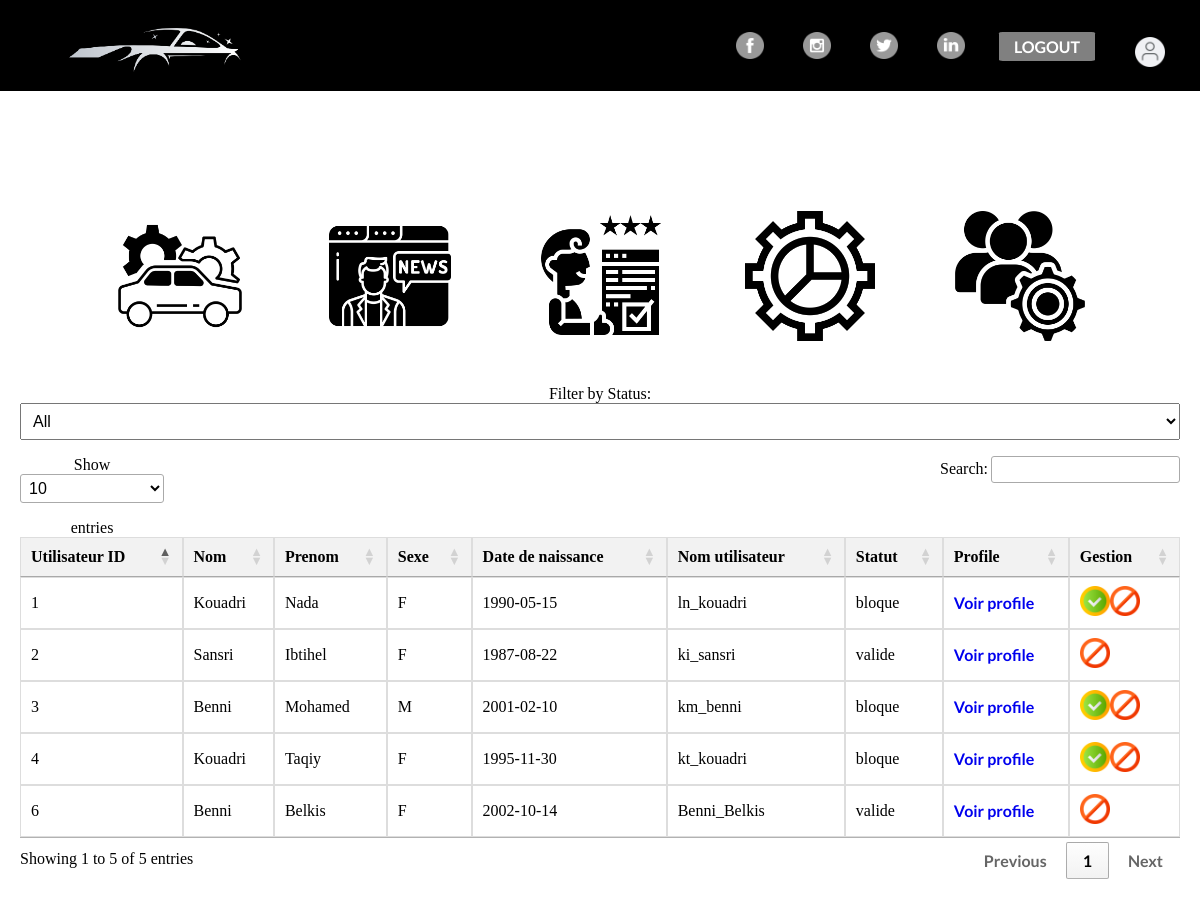
Page /index.php?action=admin&page=user (signed in) on the committed database.
### tables this page shows
CREATE TABLE IF NOT EXISTS `parameters` (
  `id` int NOT NULL AUTO_INCREMENT,
  `nom` varchar(255) DEFAULT NULL,
  `image_id` int DEFAULT NULL,
  `value` varchar(255) DEFAULT NULL,
  `param` int DEFAULT '0',
  PRIMARY KEY (`id`),
  KEY `image_id` (`image_id`)
);

CREATE TABLE IF NOT EXISTS `image` (
  `id` int NOT NULL AUTO_INCREMENT,
  `lien` text,
  PRIMARY KEY (`id`)
);

CREATE TABLE IF NOT EXISTS `utilisateur` (
  `id` int NOT NULL AUTO_INCREMENT,
  `nom` varchar(255) DEFAULT NULL,
  `prenom` varchar(255) DEFAULT NULL,
  `sexe` enum('M','F') DEFAULT NULL,
  `date_de_naissance` date DEFAULT NULL,
  `nom_utilisateur` varchar(255) DEFAULT NULL,
  `mot_de_passe` varchar(255) DEFAULT NULL,
  `email` varchar(255) DEFAULT NULL,
  `role` varchar(20) DEFAULT NULL,
  `statut` enum('valide','bloque','non valide') DEFAULT NULL,
  PRIMARY KEY (`id`)
);

### Controller/adminController.php (called while the page is built, shortened)
<?php
require_once('Views/adminPrincipalView.php');
require_once('Views/userAdminView.php');
require_once 'Model/adminModel.php';
class adminController {
    public function usersAdminGenerate(){
        $v = new UserAdminView();
        $v->usersDisplay();
    }
    public function manageLinksGenerate(){
        $v = new adminView();
        $v->manageLinks();
    }
    public function get_images_controller(){
        $mtf = new adminModel();
        $r = $mtf->get_images();
        return $r ;
    }
}
?>

### Model/adminModel.php (called while the page is built, shortened)
<?php
require_once 'connexionModel.php';
class adminModel {
    public function get_images(){
        $this->bdd = new connexion_model();
        $c = $this->bdd->connexion();
        $query = "SELECT parameters.nom, Image.lien FROM parameters
                JOIN Image ON parameters.image_id = Image.id where param=0";
        $r = $this->bdd->requete($c,$query);
        return $r ;
    }
}
?>

### Model/connexionModel.php (called while the page is built, shortened)
<?php
class connexion_model {
    public function requete($c,$r){
        $req = $c->query($r);
        return $req;
    }
}
?>

### Model/utilisateurModel.php (called while the page is built, shortened)
<?php
require_once 'connexionModel.php';
class user_model {
    public function get_nonAdmin_users(){
        $this->bdd = new connexion_model();
        $c = $this->bdd->connexion();
        $query = "Select * from Utilisateur where role='client' ";
        $r = $this->bdd->requete($c, $query);
        return $r;
    }
}
?>

### Controller/utilisateurController.php (called while the page is built, shortened)
<?php
require_once 'Model/utilisateurModel.php';
class userController {
    public function get_nonAdmin_users_controller(){
        $mtf = new user_model();
        $r = $mtf->get_nonAdmin_users();
        return $r ;
    }
}
?>

### Views/userAdminView.php (the view, shortened to what this page needs)
<?php
require_once('Controller/adminController.php');
require_once('Controller/utilisateurController.php');
class UserAdminView {
    private $admin_controller ;
    private $userController;
    public function __construct() {
        $this->admin_controller = new adminController();
        $this->userController = new userController();
    }
    public function usersDisplay(){
        echo"<!DOCTYPE html>
        <html>";
        $this->admin_controller->manageLinksGenerate();
        $this->displayTable();
        echo "</div></body></html>";
    }
    public function displayTable(){
        $r = $this->userController->get_nonAdmin_users_controller();
        $r = $r->fetchAll(PDO::FETCH_ASSOC);
       echo "
       <div class='table-responsive table-admin'>
            <form method='post' action=''>
                <div class='form'>
                    <label for='statusFilter'>Filter by Status:</label>
                    <select name='statusFilter' id='statusFilter'>
                        <option value=''>All</option>";
        echo "</select>
                </div>
            </form>
            <table id='myTable' class='table'>
            <thead>
                <tr>
                    <th>Utilisateur ID</th>
                    <th>Nom</th>
                    <th>Prenom</th>
                    <th>Sexe</th>
                    <th>Date de naissance</th>
                    <th>Nom utilisateur</th>
                    <th>Statut</th>
                    <th>Profile</th>
                    <th>Gestion</th>
                </tr>
            </thead>
            <tbody>";
            $filteredRows = $r;
            foreach ($filteredRows as $row) {
                echo "
                    <tr>
                        <td>".$row['id']."</td>
                        <td>".$row['nom']."</td>
                        <td>".$row['prenom']."</td>
                        <td>".$row['sexe']."</td>
                        <td>".$row['date_de_naissance']."</td>
                        <td>".$row['nom_utilisateur']."</td>
                        <td>".$row['statut']."</td>
                        <td>
                        <a href='index.php?action=adminseeprofile&id=".$row['id']."' >Voir profile</a>
                        </td>
                        <td>" ;
                        if($row['statut'] !== 'valide'){
                            echo "<a href='index.php?action=admin&page=user&tache=valide&id=".$row['id']."' ><img src='img/validate.png'></a>";
                        }
                        echo"<a href='index.php?action=admin&page=user&tache=bloque&id=".$row['id']."' ><img src='img/block.png'></a>
                        </td>
                    </tr>";
            }
            echo "
            </tbody>
            </table></div>";
    }
}
?>

### Views/adminPrincipalView.php (shortened to what this page needs)
<?php
require_once('Controller/adminController.php');
class adminView {
    private $admin_controller ;
    public function __construct() {
        $this->admin_controller = new adminController();
    }
    public function manageLinks(){
        echo"<div class='manage-links'>";
        $r = $this->admin_controller->get_images_controller();
        $r = $r->fetchAll(PDO::FETCH_ASSOC);
        foreach($r as $row){
            echo  '<a href="index.php?action=admin&page='.$row["nom"].'"><img src='.$row["lien"].' ></a>';
        }
        echo"</div>";
    }
}
?>

### style.css (style rules this page uses)
* { box-sizing: border-box; }
a { text-decoration: none; font-family: Lato; font-weight: bold; }
.comp-results th, td { border: 1px solid #dddddd; text-align: center; padding: 10px; }
select { padding: 10px; font-size: 16px; }
.manage-links a img { margin: 20px 40px 20px 40px; display: inline-block; height: 130px; width: 130px; }
.manage-links { margin-top: 100px; margin-bottom: 20px; text-align: center; }
.table-admin { margin: 20px; text-align: center; }
.table-admin table { border-collapse: collapse; width: 100%; }
.table-admin th, td { border: 1px solid #ddd; padding: 8px; }
.table-admin td { text-align: left; }
.table-admin th { text-align: center; background-color: #f2f2f2; }
.table-admin img { height: 80px; width: 120px; }
#myTable td a img { height: 30px; width: 30px; }
.ajout-container input, select { width: 100%; padding: 8px; margin-bottom: 16px; box-sizing: border-box; }

### rows in the picture
parameters: image.lien (picture)
parameters: image.lien (picture)
parameters: image.lien (picture)
parameters: image.lien (picture)
parameters: image.lien (placeholder picture)
utilisateur: id "1", nom "Kouadri", prenom "Nada", sexe "F", date_de_naissance "1990-05-15", nom_utilisateur "ln_kouadri", statut "bloque"
utilisateur: id "2", nom "Sansri", prenom "Ibtihel", sexe "F", date_de_naissance "1987-08-22", nom_utilisateur "ki_sansri", statut "valide"
utilisateur: id "3", nom "Benni", prenom "Mohamed", sexe "M", date_de_naissance "2001-02-10", nom_utilisateur "km_benni", statut "bloque"
utilisateur: id "4", nom "Kouadri", prenom "Taqiy", sexe "F", date_de_naissance "1995-11-30", nom_utilisateur "kt_kouadri", statut "bloque"
utilisateur: id "6", nom "Benni", prenom "Belkis", sexe "F", date_de_naissance "2002-10-14", nom_utilisateur "Benni_Belkis", statut "valide"
